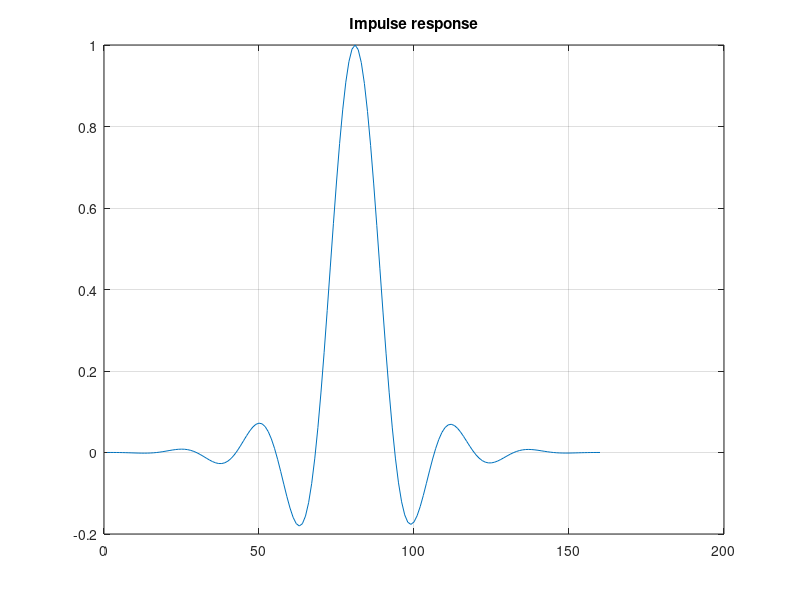
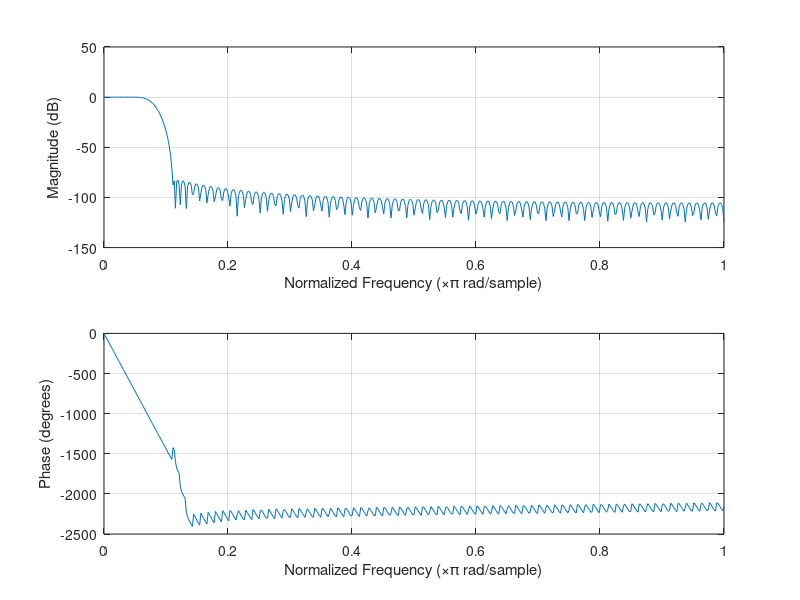
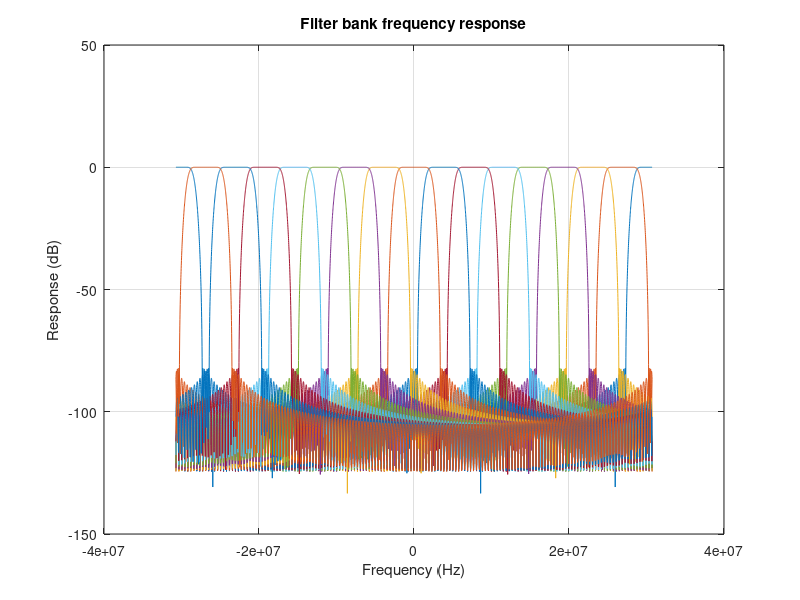

Source code (MATLAB) for these figures, in order: (Note: this script raises an error after producing the figures.)
L = 16; % subbands

output_width = 12 + log2(L);

M = 10; % taps per subband
N = M*L; % total taps
alpha = 0.8; %0.85;        %broadening factor
beta = 0.8;                %shape factor
H = kaiser(N,beta*M)' .* sinc(((-N/2:N/2-1))/(alpha*L));
figure(1);
plot(H);
grid on;
title('Impulse response');

figure(2);
%w = linspace(0, 1, 1e3)'; h = freqz(H, length(w), w);
%plot(w, 10*log10(abs(h)));
freqz(H./sum(H))


K = L;
H_k = zeros(K, length(H));
n = 0:(length(H)-1);
f = linspace(-30.72e6, 30.72e6, 5e3);
h = zeros(K, length(f));
fs = 61.44e6;

for k=0:(K-1)
    kn = k - K/2;
    w_0 = kn*(1/K)*2*pi;

    %H_k(k+1, :) = 2*cos(w_0*n) .* H;
    H_k(k+1, :) = exp(-j*w_0*n) .* H .* (1/sum(H));

    h(k+1, :) = freqz(H_k(k+1, :), 1, f, fs);
end

figure(3);
plot(f, 20*log10(abs(h)));
grid on;
xlabel('Frequency (Hz)');
ylabel('Response (dB)');
title('Filter bank frequency response');

%%

H_s = zeros(L, N/L);
for ii = 1:L
    idx = ii:L:N;
    H_s(ii, :) = H(idx);
end

H_s_f = round(H_s * (2^(output_width - 1)));
H_f = round(H * (2^(output_width - 1)));
H_f(H_f > (2^(output_width - 1) - 1)) = 2^(output_width - 1) - 1;

%figure(3);
%plot(H - H_f / (2^(output_width - 1)));
s = "";
for ii = 1:length(H_f)
    s = s + sprintf('%3d => \"%s\", ', ii - 1, dec2bin(H_f(ii), output_width));
    if mod(ii-1, 8) == 7
        s = s + "\n";
    end
end
s = s + "\n";
fprintf(s)

s = "";
for ii = 1:length(H_f)
    s = s + sprintf("%3d: %d\'h%s, ", ii - 1, output_width, dec2hex(H_f(ii), ceil(output_width/4)));
    if mod(ii-1, 8) == 7
        s = s + "\n";
    end
end
s = s + "\n";
fprintf(s)

%
figs_to_save = [1, 2, 3];
for ii = 1:length(figs_to_save)
    fig_index = figs_to_save(ii);
    f = figure(fig_index);
    f.Position = [1400 100 800 500];
    %fig_filename = sprintf('%s_fig_%d.png', filename_base, fig_index);
    %saveas(f, fig_filename);
end
